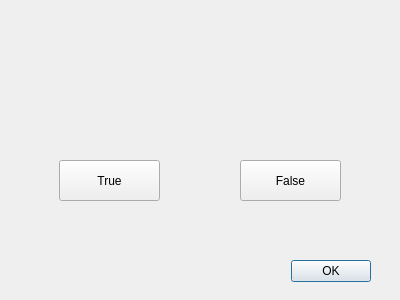
<?xml version="1.0" encoding="UTF-8"?>
<ui version="4.0">
 <class>Trivia</class>
 <widget class="QDialog" name="Trivia">
  <property name="windowModality">
   <enum>Qt::ApplicationModal</enum>
  </property>
  <property name="geometry">
   <rect>
    <x>0</x>
    <y>0</y>
    <width>400</width>
    <height>300</height>
   </rect>
  </property>
  <property name="windowTitle">
   <string>Dialog</string>
  </property>
  <widget class="QTextBrowser" name="t_result">
   <property name="geometry">
    <rect>
     <x>20</x>
     <y>10</y>
     <width>351</width>
     <height>51</height>
    </rect>
   </property>
   <property name="styleSheet">
    <string notr="true">background-color: rgba(0,0,0,0%);
border: 0px;
font:	36px;
qproperty-alignment: AlignCenter;</string>
   </property>
   <property name="html">
    <string>&lt;!DOCTYPE HTML PUBLIC &quot;-//W3C//DTD HTML 4.0//EN&quot; &quot;http://www.w3.org/TR/REC-html40/strict.dtd&quot;&gt;
&lt;html&gt;&lt;head&gt;&lt;meta name=&quot;qrichtext&quot; content=&quot;1&quot; /&gt;&lt;style type=&quot;text/css&quot;&gt;
p, li { white-space: pre-wrap; }
&lt;/style&gt;&lt;/head&gt;&lt;body style=&quot; font-family:'Sans Serif'; font-size:36px; font-weight:400; font-style:normal;&quot;&gt;
&lt;p align=&quot;center&quot; style=&quot;-qt-paragraph-type:empty; margin-top:0px; margin-bottom:0px; margin-left:0px; margin-right:0px; -qt-block-indent:0; text-indent:0px; font-size:9pt;&quot;&gt;&lt;br /&gt;&lt;/p&gt;&lt;/body&gt;&lt;/html&gt;</string>
   </property>
  </widget>
  <widget class="QDialogButtonBox" name="b_ok">
   <property name="geometry">
    <rect>
     <x>20</x>
     <y>260</y>
     <width>351</width>
     <height>23</height>
    </rect>
   </property>
   <property name="standardButtons">
    <set>QDialogButtonBox::Ok</set>
   </property>
  </widget>
  <widget class="QPushButton" name="b_true">
   <property name="geometry">
    <rect>
     <x>59</x>
     <y>160</y>
     <width>101</width>
     <height>41</height>
    </rect>
   </property>
   <property name="text">
    <string>True</string>
   </property>
  </widget>
  <widget class="QPushButton" name="b_false">
   <property name="geometry">
    <rect>
     <x>240</x>
     <y>160</y>
     <width>101</width>
     <height>41</height>
    </rect>
   </property>
   <property name="text">
    <string>False</string>
   </property>
  </widget>
  <widget class="QTextBrowser" name="t_question">
   <property name="geometry">
    <rect>
     <x>50</x>
     <y>80</y>
     <width>301</width>
     <height>61</height>
    </rect>
   </property>
   <property name="styleSheet">
    <string notr="true">background-color: rgba(0,0,0,0%);
border: 0px;</string>
   </property>
   <property name="html">
    <string>&lt;!DOCTYPE HTML PUBLIC &quot;-//W3C//DTD HTML 4.0//EN&quot; &quot;http://www.w3.org/TR/REC-html40/strict.dtd&quot;&gt;
&lt;html&gt;&lt;head&gt;&lt;meta name=&quot;qrichtext&quot; content=&quot;1&quot; /&gt;&lt;style type=&quot;text/css&quot;&gt;
p, li { white-space: pre-wrap; }
&lt;/style&gt;&lt;/head&gt;&lt;body style=&quot; font-family:'Sans Serif'; font-size:9pt; font-weight:400; font-style:normal;&quot;&gt;
&lt;p align=&quot;center&quot; style=&quot;-qt-paragraph-type:empty; margin-top:0px; margin-bottom:0px; margin-left:0px; margin-right:0px; -qt-block-indent:0; text-indent:0px;&quot;&gt;&lt;br /&gt;&lt;/p&gt;&lt;/body&gt;&lt;/html&gt;</string>
   </property>
  </widget>
 </widget>
 <resources/>
 <connections/>
</ui>
